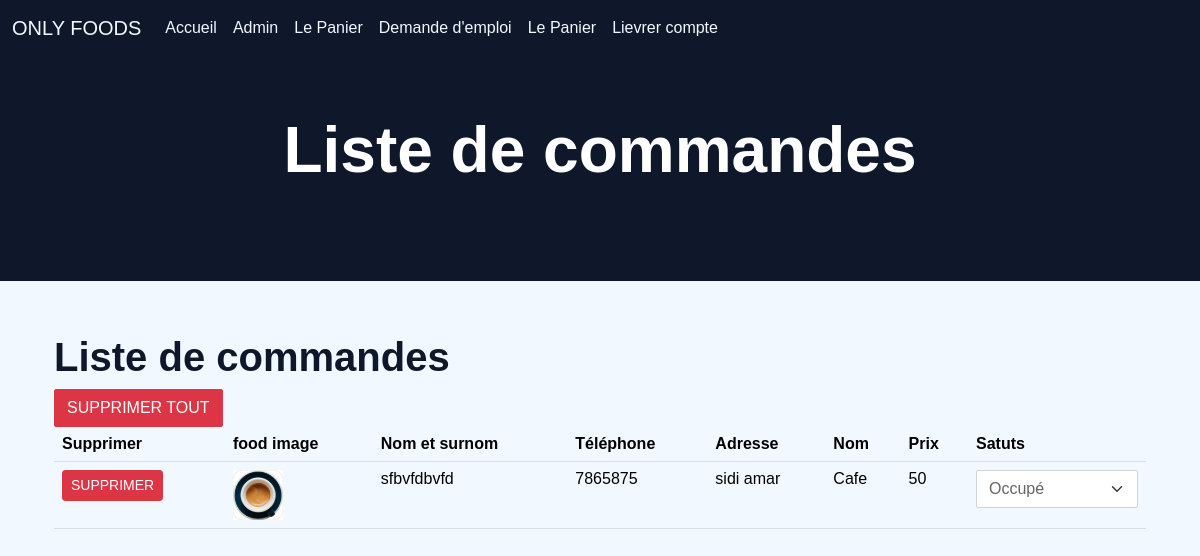
Screenshot of /home_livreur.php with the database file from the repository.
### tables this page shows
CREATE TABLE `orders` (
  `id` int(11) NOT NULL,
  `name` varchar(100) NOT NULL,
  `phone` int(11) NOT NULL,
  `adresse` text NOT NULL,
  `food_name` varchar(100) NOT NULL,
  `food_price` int(11) NOT NULL,
  `food_img` text NOT NULL,
  `order_number` int(11) NOT NULL,
  `livraison` int(2) NOT NULL,
  `id_restaurant` int(11) NOT NULL,
  `status` int(11) DEFAULT 0
);

### home_livreur.php (the view, shortened to what this page needs)
<?php
require_once "db/connection.php";
?>
<link href="css/bootstrap.min.css" rel="stylesheet">
<link href="css/style.css" rel="stylesheet">
<div class="container-xxl position-relative p-0">
<?php include_once "db/nav.php" ;?>
    <div class="container-xxl py-5 bg-dark hero-header mb-1">
        <div class="container text-center my-1 pt-1 pb-4">
            <h1 class="display-3 text-white mb-3 animated slideInDown">Liste de commandes</h1>
        </div>
    </div>
</div>
<div class="container py-5">
    <div class="container">
    <h1>Liste de commandes</h1>
    <a href="ajax/all.php" type="button" class="btn btn-danger">Supprimer Tout</a>
    <table class="table table-light">
        <tbody>
            <tr>
                <th>Supprimer</th>
                <th>food image</th>
               <th>Nom et surnom</th>
               <th>Téléphone</th>
               <th>Adresse</th>
               <th>Nom</th>
               <th>Prix</th>
               <th>Satuts</th>
            </tr>
            <?php
            $select = mysqli_query($conn,"SELECT * FROM `orders`");
            while($row = mysqli_fetch_assoc($select)){
?>
            <tr>
                <th><a class="btn btn-danger btn-sm" href="ajax/supprimer.php?idu=<?= $row['id'];?>">Supprimer</a></th>
                <td><img src="foods/<?= $row['food_img'];?>" width="50" alt=""></td>
                <td><?= $row['name'];?></td>
                <td><?= $row['phone'];?></td>
                <td><?= $row['adresse'];?></td>
                <td><?= $row['food_name'];?></td>
                <td><?= $row['food_price'];?></td>
               <td>
                <select id="status<?= $row['id']; ?>" onchange="Status('<?= $row['id']; ?>')"  class="form-select" aria-label="Default select example">
                  <option <?php if($row['status'] == 1 ){echo "selected";}  ?> value="1">Occupé</option>
                </select>
               </td>
            </tr>
            <?php } ?>
        </tbody>
    </table>
    </body>
    </html>

### css/style.css (style rules this page uses)
.btn { font-family: 'Nunito', sans-serif; font-weight: 500; text-transform: uppercase; transition: .5s; }
.hero-header { background: linear-gradient(rgba(15, 23, 43, .9), rgba(15, 23, 43, .9)); background-position: center center; background-repeat: no-repeat; background-size: cover; }

### rows the page displays
orders: food_img (picture), name "sfbvfdbvfd", phone "7865875", adresse "sidi amar", food_name "Cafe", food_price "50", status+id "Occupé"
